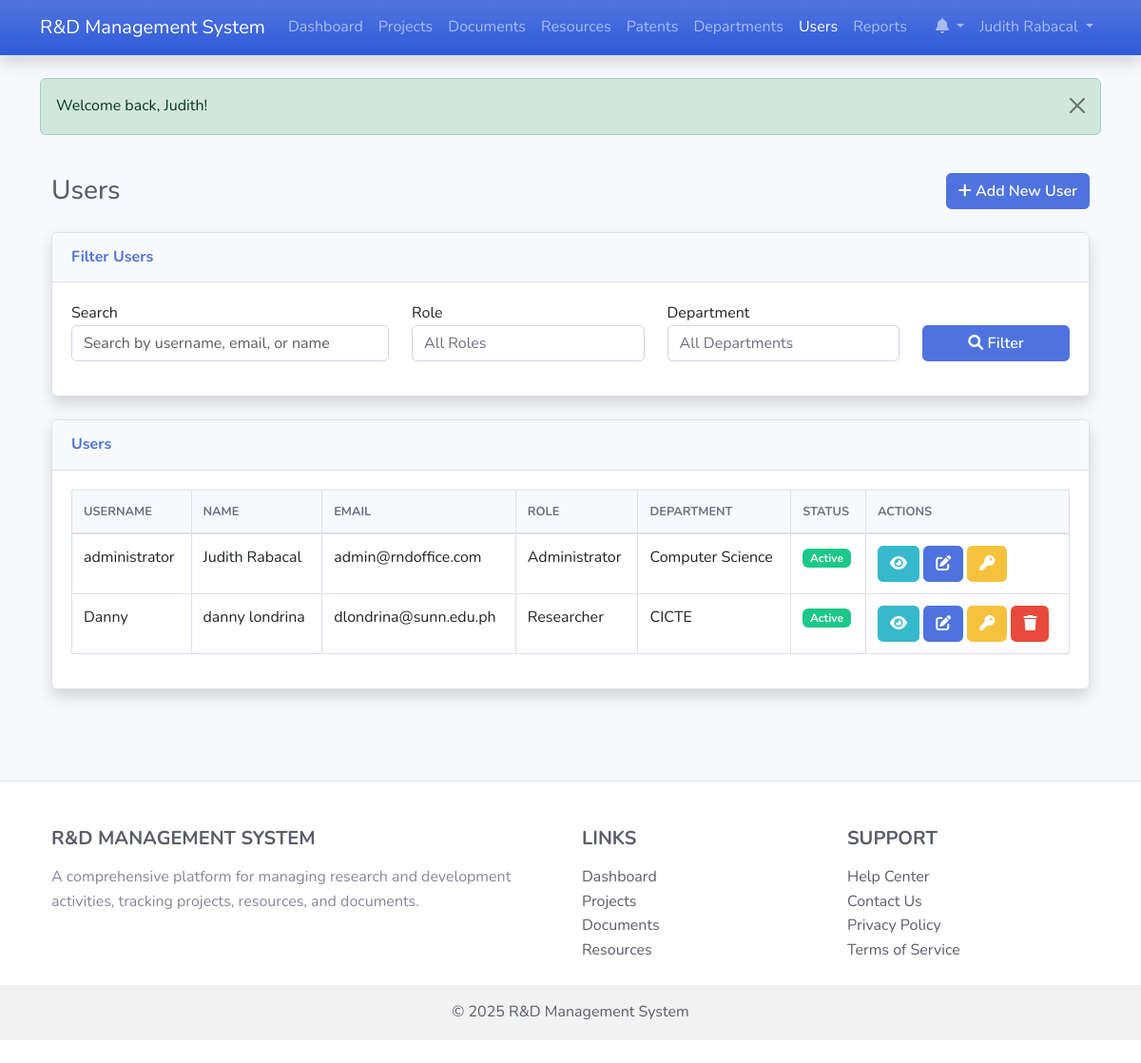
The page /users.php (signed in) on the database its author committed.
### tables this page shows
CREATE TABLE `users` (
  `id` int(11) NOT NULL,
  `username` varchar(50) NOT NULL,
  `password` varchar(255) NOT NULL,
  `email` varchar(100) NOT NULL,
  `first_name` varchar(50) NOT NULL,
  `last_name` varchar(50) NOT NULL,
  `role_id` int(11) NOT NULL,
  `department_id` int(11) DEFAULT NULL,
  `is_active` tinyint(1) DEFAULT 1,
  `last_login` datetime DEFAULT NULL,
  `created_at` timestamp NOT NULL DEFAULT current_timestamp(),
  `updated_at` timestamp NOT NULL DEFAULT current_timestamp() ON UPDATE current_timestamp()
);

CREATE TABLE `departments` (
  `id` int(11) NOT NULL,
  `name` varchar(100) NOT NULL,
  `description` text DEFAULT NULL,
  `location` varchar(255) DEFAULT NULL,
  `contact_email` varchar(100) DEFAULT NULL,
  `contact_phone` varchar(50) DEFAULT NULL,
  `created_at` timestamp NOT NULL DEFAULT current_timestamp(),
  `updated_at` timestamp NOT NULL DEFAULT current_timestamp() ON UPDATE current_timestamp()
);

### classes/BaseModel.php (called while the page is built, shortened)
<?php
require_once __DIR__ . '/../config/database.php';
abstract class BaseModel {
    protected $conn;
    protected $table_name;
    protected $id_column = 'id';
    public function __construct() {
        $database = new Database();
        $this->conn = $database->getConnection();
    }
    public function getById($id) {
        $query = "SELECT * FROM " . $this->table_name . " WHERE " . $this->id_column . " = :id LIMIT 1";
        $stmt = $this->conn->prepare($query);
        $stmt->bindParam(':id', $id);
        $stmt->execute();
        return $stmt->fetch(PDO::FETCH_ASSOC);
    }
    public function search($conditions, $orderBy = null, $orderDirection = 'ASC', $limit = null, $offset = null) {
        $query = "SELECT * FROM " . $this->table_name;
        $values = [];
        if ($orderBy) {
            $query .= " ORDER BY " . $orderBy . " " . $orderDirection;
        }
        if ($limit) {
            $query .= " LIMIT " . $limit;
        }
        $stmt = $this->conn->prepare($query);
        $stmt->execute($values);
        return $stmt->fetchAll(PDO::FETCH_ASSOC);
    }
}
?>

### config/database.php (called while the page is built, shortened)
<?php
class Database {
    private $host = "localhost";
    private $db_name = "rd_management";
    private $username = "root";
    private $password = "";
    public function getConnection() {
        $this->conn = null;
        try {
            $this->conn = new PDO(
                "mysql:host=" . $this->host . ";dbname=" . $this->db_name,
                $this->username,
                $this->password
            );
            $this->conn->setAttribute(PDO::ATTR_ERRMODE, PDO::ERRMODE_EXCEPTION);
            $this->conn->exec("set names utf8");
        } catch(PDOException $exception) {
            echo "Connection error: " . $exception->getMessage();
        }
        return $this->conn;
    }
}
?>

### users.php (the view, shortened to what this page needs)
<?php
$userObj = new User();
$departmentObj = new Department();
$currentUser = $userObj->getById($_SESSION['user_id']);
$userRole = $currentUser['role_id'];
$page = isset($_GET['page']) ? (int)$_GET['page'] : 1;
$limit = 10;
$offset = ($page - 1) * $limit;
$search = isset($_GET['search']) ? $_GET['search'] : '';
$roleFilter = isset($_GET['role']) ? $_GET['role'] : '';
$departmentFilter = isset($_GET['department']) ? $_GET['department'] : '';
$conditions = [];
$users = $userObj->search($conditions, 'username', 'ASC', $limit, $offset);
$roles = [
    1 => 'Administrator',
    2 => 'Project Manager',
    3 => 'Researcher',
    4 => 'Department Head',
    5 => 'Faculty Member'
];
$pageTitle = "Users";
include 'includes/header.php';
?>
<div class="container-fluid py-4">
    <div class="d-flex justify-content-between align-items-center mb-4">
        <h1 class="h3 mb-0 text-gray-800"><?php echo $pageTitle; ?></h1>
        <a href="user_form.php" class="btn btn-primary">
            <i class="fas fa-plus"></i> Add New User
        </a>
    </div>
    <div class="card shadow mb-4">
        <div class="card-header py-3">
            <h6 class="m-0 font-weight-bold text-primary">Filter Users</h6>
        </div>
        <div class="card-body">
            <form method="GET" action="users.php" class="row">
                <div class="col-md-4 mb-3">
                    <label for="search">Search</label>
                    <input type="text" name="search" id="search" class="form-control" placeholder="Search by username, email, or name" value="<?php echo htmlspecialchars($search); ?>">
                </div>
                <div class="col-md-3 mb-3">
                    <label for="role">Role</label>
                    <select name="role" id="role" class="form-control">
                        <option value="">All Roles</option>
                    </select>
                </div>
                <div class="col-md-3 mb-3">
                    <label for="department">Department</label>
                    <select name="department" id="department" class="form-control">
                        <option value="">All Departments</option>
                    </select>
                </div>
                <div class="col-md-2 mb-3 d-flex align-items-end">
                    <button type="submit" class="btn btn-primary w-100">
                        <i class="fas fa-search"></i> Filter
                    </button>
                </div>
            </form>
        </div>
    </div>
    <div class="card shadow mb-4">
        <div class="card-header py-3">
            <h6 class="m-0 font-weight-bold text-primary">Users</h6>
        </div>
        <div class="card-body">
            <?php if (empty($users)): ?>
                <div class="alert alert-info">
                    No users found. <?php echo empty($search) && empty($roleFilter) && empty($departmentFilter) ? 'Add a new user to get started.' : 'Try adjusting your filters.'; ?>
                </div>
            <?php else: ?>
                <div class="table-responsive">
                    <table class="table table-bordered" width="100%" cellspacing="0">
                        <thead>
                            <tr>
                                <th>Username</th>
                                <th>Name</th>
                                <th>Email</th>
                                <th>Role</th>
                                <th>Department</th>
                                <th>Status</th>
                                <th>Actions</th>
                            </tr>
                        </thead>
                        <tbody>
                            <?php foreach ($users as $user): ?>
                                <tr>
                                    <td><?php echo htmlspecialchars($user['username']); ?></td>
                                    <td><?php echo htmlspecialchars($user['first_name'] . ' ' . $user['last_name']); ?></td>
                                    <td><?php echo htmlspecialchars($user['email']); ?></td>
                                    <td>
                                        <?php
                                            echo $roles[$user['role_id']] ?? 'Unknown';
                                        ?>
                                    </td>
                                    <td>
                                        <?php
                                            if (!empty($user['department_id'])) {
                                                $dept = $departmentObj->getById($user['department_id']);
                                                echo $dept ? htmlspecialchars($dept['name']) : 'Unknown';
                                            } else {
                                                echo 'None';
                                            }
                                        ?>
                                    </td>
                                    <td>
                                        <?php echo ((int)($user['is_active'] ?? 1) === 1) ? '<span class="badge bg-success">Active</span>' : '<span class="badge bg-danger">Inactive</span>'; ?>
                                    </td>
                                    <td>
                                        <a href="user_detail.php?id=<?php echo $user['id']; ?>" class="btn btn-info btn-sm">
                                            <i class="fas fa-eye"></i>
                                        </a>
                                        <?php if ($userRole == 1):  ?>
                                            <a href="user_form.php?id=<?php echo $user['id']; ?>" class="btn btn-primary btn-sm">
                                                <i class="fas fa-edit"></i>
                                            </a>
                                            <a href="admin_reset_password.php?user=<?php echo urlencode($user['username']); ?>" class="btn btn-warning btn-sm">
                                                <i class="fas fa-key"></i>
                                            </a>
                                            <?php if ($user['id'] != $_SESSION['user_id']):  ?>
                                                <button type="button" class="btn btn-danger btn-sm" data-toggle="modal" data-target="#deleteModal<?php echo $user['id']; ?>">
                                                    <i class="fas fa-trash"></i>
                                                </button>
                                            <?php endif; ?>
                                        <?php endif; ?>
                                    </td>
                                </tr>
                            <?php endforeach; ?>
                        </tbody>
                    </table>
                </div>
            <?php endif; ?>
        </div>
    </div>
</div>
<?php include 'includes/footer.php'; ?>

### includes/header.php (shortened to what this page needs)
<?php
$isLoggedIn = isset($_SESSION['user_id']);
$currentUser = null;
if ($isLoggedIn) {
    $userObj = new User();
    $currentUser = $userObj->getById($_SESSION['user_id']);
}
$currentPage = basename($_SERVER['PHP_SELF']);
?>
<!DOCTYPE html>
<html lang="en">
<head>
    <link href="https://cdn.jsdelivr.net/npm/bootstrap@5.3.0-alpha1/dist/css/bootstrap.min.css" rel="stylesheet">
    <link rel="stylesheet" href="https://cdnjs.cloudflare.com/ajax/libs/font-awesome/6.0.0/css/all.min.css">
    <link rel="stylesheet" href="https://cdn.datatables.net/1.11.5/css/dataTables.bootstrap5.min.css">
    <link rel="stylesheet" href="assets/css/style.css">
</head>
<body>
    <nav class="navbar navbar-expand-lg navbar-dark bg-gradient-primary shadow">
        <div class="container">
            <a class="navbar-brand" href="index.php">R&D Management System</a>
            <div class="collapse navbar-collapse" id="navbarNav">
                <ul class="navbar-nav me-auto">
                    <?php if ($isLoggedIn): ?>
                        <li class="nav-item">
                            <a class="nav-link <?php echo $currentPage == 'index.php' ? 'active' : ''; ?>" href="index.php">Dashboard</a>
                        </li>
                        <li class="nav-item">
                            <a class="nav-link <?php echo $currentPage == 'projects.php' ? 'active' : ''; ?>" href="projects.php">Projects</a>
                        </li>
                        <li class="nav-item">
                            <a class="nav-link <?php echo $currentPage == 'documents.php' ? 'active' : ''; ?>" href="documents.php">Documents</a>
                        </li>
                        <li class="nav-item">
                            <a class="nav-link <?php echo $currentPage == 'resources.php' ? 'active' : ''; ?>" href="resources.php">Resources</a>
                        </li>
                        <li class="nav-item">
                            <a class="nav-link <?php echo $currentPage == 'patents.php' ? 'active' : ''; ?>" href="patents.php">Patents</a>
                        </li>
                        <?php if ($currentUser && $currentUser['role_id'] <= 2):  ?>
                            <li class="nav-item">
                                <a class="nav-link <?php echo $currentPage == 'departments.php' ? 'active' : ''; ?>" href="departments.php">Departments</a>
                            </li>
                            <li class="nav-item">
                                <a class="nav-link <?php echo $currentPage == 'users.php' ? 'active' : ''; ?>" href="users.php">Users</a>
                            </li>
                            <li class="nav-item">
                                <a class="nav-link <?php echo $currentPage == 'reports.php' ? 'active' : ''; ?>" href="reports.php">Reports</a>
                            </li>
                        <?php endif; ?>
                    <?php endif; ?>
                </ul>
                <ul class="navbar-nav">
                    <?php if ($isLoggedIn): ?>
                        <li class="nav-item dropdown">
                            <a class="nav-link dropdown-toggle" href="#" id="notificationsDropdown" role="button" data-bs-toggle="dropdown" aria-expanded="false">
                                <i class="fas fa-bell"></i>
                            </a>
                        </li>
                        <li class="nav-item dropdown">
                            <a class="nav-link dropdown-toggle" href="#" id="userDropdown" role="button" data-bs-toggle="dropdown" aria-expanded="false">
                                <?php echo htmlspecialchars($currentUser['first_name'] . ' ' . $currentUser['last_name']); ?>
                            </a>
                        </li>
                    <?php endif; ?>
                </ul>
            </div>
        </div>
    </nav>
    <div id="alert-container" class="position-fixed top-0 end-0 p-3" style="z-index: 1050;"></div>
    <div class="container mt-4">
        <?php
        if (isset($_SESSION['success_message'])) {
            echo '<div class="alert alert-success alert-dismissible fade show" role="alert">';
            echo htmlspecialchars($_SESSION['success_message']);
            echo '<button type="button" class="btn-close" data-bs-dismiss="alert" aria-label="Close"></button>';
            echo '</div>';
        }
        ?>

### rows shown on the page
users: first_name+last_name "Judith Rabacal", username "administrator", email "admin@rndoffice.com", role "Administrator", department.name "Computer Science", is_active "Active"
users: username "Danny", first_name+last_name "danny londrina", email "dlondrina@sunn.edu.ph", role "Researcher", department.name "CICTE", is_active "Active"

### other values the page prints
$_SESSION['success_message'] "Welcome back, Judith!"
$pageTitle "Users"
